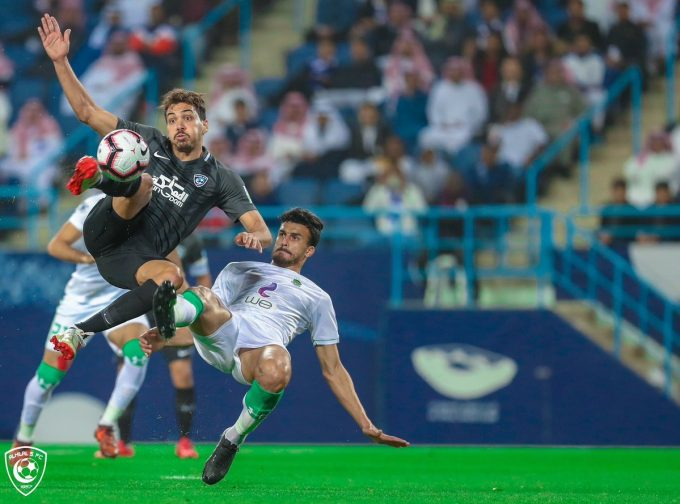
#> input picture ce3.jpg, 680 x 504 px
$ python SimpleThresholding.py --image ce3.jpg
#> lines starting #> are read from the running program, lines starting #| are printed output that depends on the picture; after the words box and inside, x2 and y2 are one past the last pixel; in counts of white or black regions, pixels touching at a corner belong together
import numpy as np
import cv2 as cv
import argparse
import matplotlib.pyplot as pt

ap = argparse.ArgumentParser()
ap.add_argument("-i", "--image", required=True, help="Path to img")
args = vars(ap.parse_args())

img = cv.imread(args["image"])
#> img is the input picture: shape (504, 680, 3); mean B, G, R 100.4, 101.9, 69.7
cv.imshow("org", img)

img=cv.cvtColor(img,cv.COLOR_BGR2GRAY)
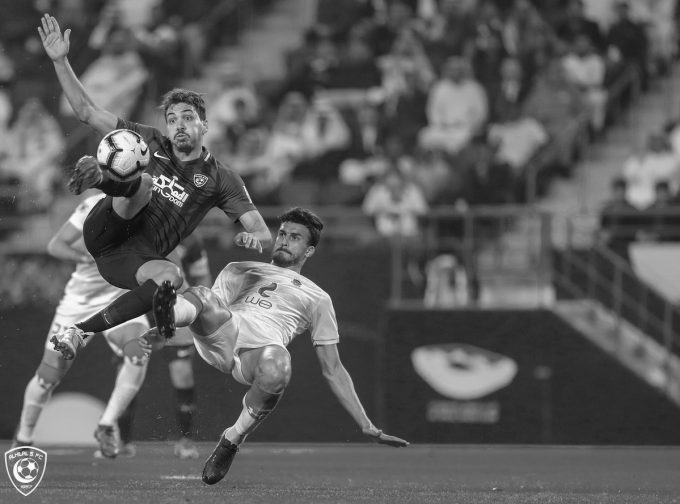
#> img: shape (504, 680); min 5, max 255, mean 92.1
blurrr=cv.GaussianBlur(img,(5,5),0)
cv.imshow("blured", blurrr)

(t,thresholded)=cv.threshold(img,140,255,cv.THRESH_BINARY)
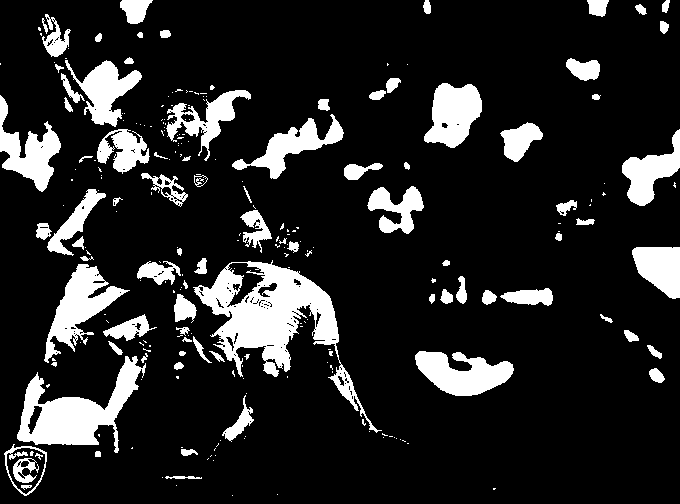
#> thresholded: shape (504, 680); 14.8% white; 243 white regions (157 under 20 px), largest, box (x1, y1, x2, y2) and area: (193, 260, 382, 433) 8784, (17, 356, 146, 453) 4921, (44, 264, 130, 363) 3028

cv.imshow("thresholded", thresholded)

(t,thresholdedInv)=cv.threshold(img,140,255,cv.THRESH_BINARY_INV)
cv.imshow("thresholdedInv", thresholdedInv)

cv.waitKey(0)
